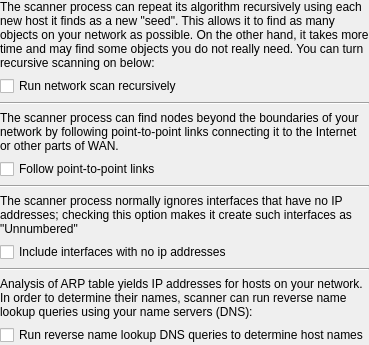
     <widget class="QWidget" name="WizardPage6">
      <layout class="QVBoxLayout">
       <property name="margin" stdset="0">
        <number>0</number>
       </property>
       <item>
        <widget class="QLabel" name="textLabel7">
         <property name="text">
          <string>The scanner process can repeat its algorithm recursively using each new host it finds as a new &quot;seed&quot;. This allows it to find as many objects on your network as possible. On the other hand, it takes more time and may find some objects you do not really need. You can turn recursive scanning on below:</string>
         </property>
         <property name="alignment">
          <set>Qt::AlignmentFlag::AlignVCenter</set>
         </property>
         <property name="wordWrap">
          <bool>true</bool>
         </property>
        </widget>
       </item>
       <item>
        <widget class="QCheckBox" name="snmprecursive">
         <property name="text">
          <string>Run network scan recursively</string>
         </property>
        </widget>
       </item>
       <item>
        <widget class="Line" name="line1">
         <property name="frameShape">
          <enum>QFrame::Shape::HLine</enum>
         </property>
         <property name="frameShadow">
          <enum>QFrame::Shadow::Sunken</enum>
         </property>
         <property name="orientation">
          <enum>Qt::Orientation::Horizontal</enum>
         </property>
        </widget>
       </item>
       <item>
        <widget class="QLabel" name="textLabel8">
         <property name="text">
          <string>The scanner process can find nodes beyond the boundaries of your network by following point-to-point links connecting it to the Internet or other parts of WAN.</string>
         </property>
         <property name="alignment">
          <set>Qt::AlignmentFlag::AlignVCenter</set>
         </property>
         <property name="wordWrap">
          <bool>true</bool>
         </property>
        </widget>
       </item>
       <item>
        <widget class="QCheckBox" name="snmpfollowp2p">
         <property name="text">
          <string>Follow point-to-point links</string>
         </property>
        </widget>
       </item>
       <item>
        <widget class="Line" name="line2">
         <property name="frameShape">
          <enum>QFrame::Shape::HLine</enum>
         </property>
         <property name="frameShadow">
          <enum>QFrame::Shadow::Sunken</enum>
         </property>
         <property name="orientation">
          <enum>Qt::Orientation::Horizontal</enum>
         </property>
        </widget>
       </item>
       <item>
        <widget class="QLabel" name="textLabel9">
         <property name="text">
          <string>The scanner process normally ignores interfaces that have no IP addresses; checking this option makes it create such interfaces as &quot;Unnumbered&quot;</string>
         </property>
         <property name="alignment">
          <set>Qt::AlignmentFlag::AlignVCenter</set>
         </property>
         <property name="wordWrap">
          <bool>true</bool>
         </property>
        </widget>
       </item>
       <item>
        <widget class="QCheckBox" name="snmpincludeunnumbered">
         <property name="text">
          <string>Include interfaces with no ip addresses</string>
         </property>
        </widget>
       </item>
       <item>
        <widget class="Line" name="line3">
         <property name="frameShape">
          <enum>QFrame::Shape::HLine</enum>
         </property>
         <property name="frameShadow">
          <enum>QFrame::Shadow::Sunken</enum>
         </property>
         <property name="orientation">
          <enum>Qt::Orientation::Horizontal</enum>
         </property>
        </widget>
       </item>
       <item>
        <widget class="QLabel" name="textLabel10">
         <property name="text">
          <string>Analysis of ARP table yields IP addresses for hosts on your network. In order to determine their names, scanner can run reverse name lookup queries using your name servers (DNS):</string>
         </property>
         <property name="alignment">
          <set>Qt::AlignmentFlag::AlignVCenter</set>
         </property>
         <property name="wordWrap">
          <bool>true</bool>
         </property>
        </widget>
       </item>
       <item>
        <widget class="QCheckBox" name="snmpdodns">
         <property name="text">
          <string>Run reverse name lookup DNS queries to determine host names</string>
         </property>
         <property name="checked">
          <bool>false</bool>
         </property>
        </widget>
       </item>
      </layout>
     </widget>
